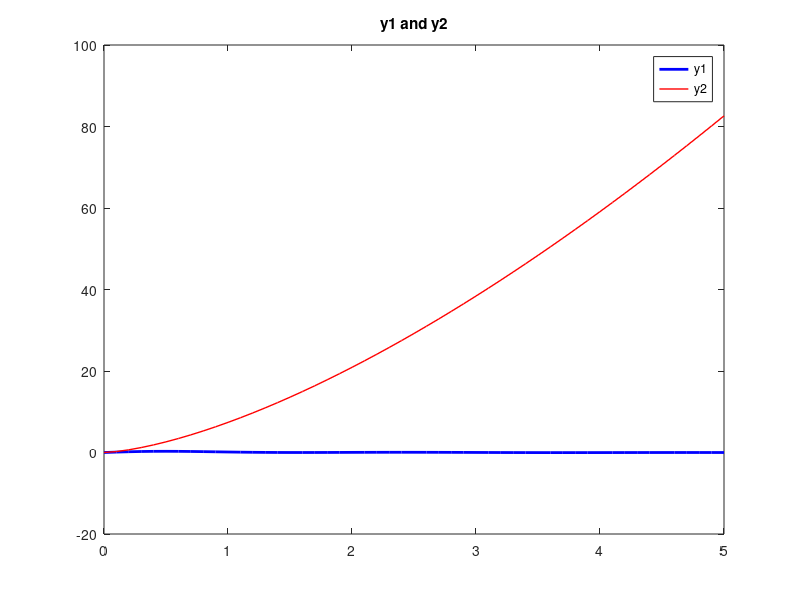
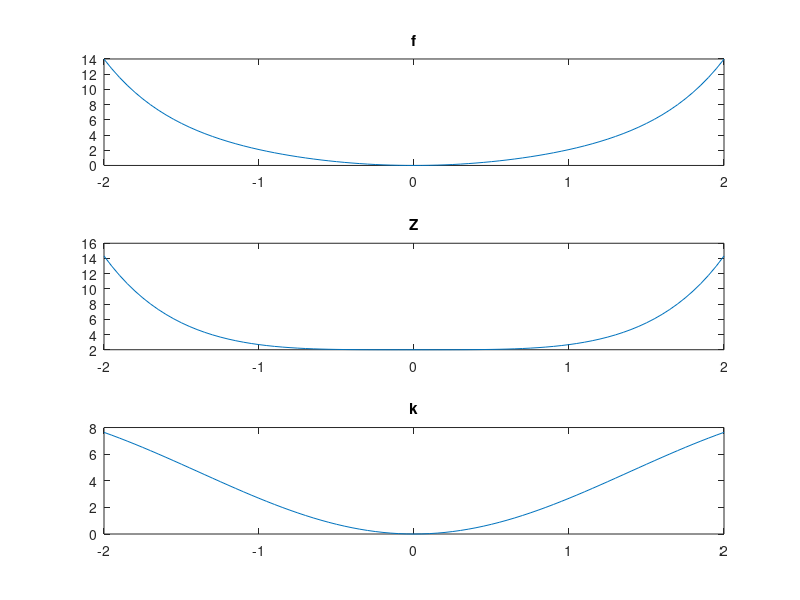
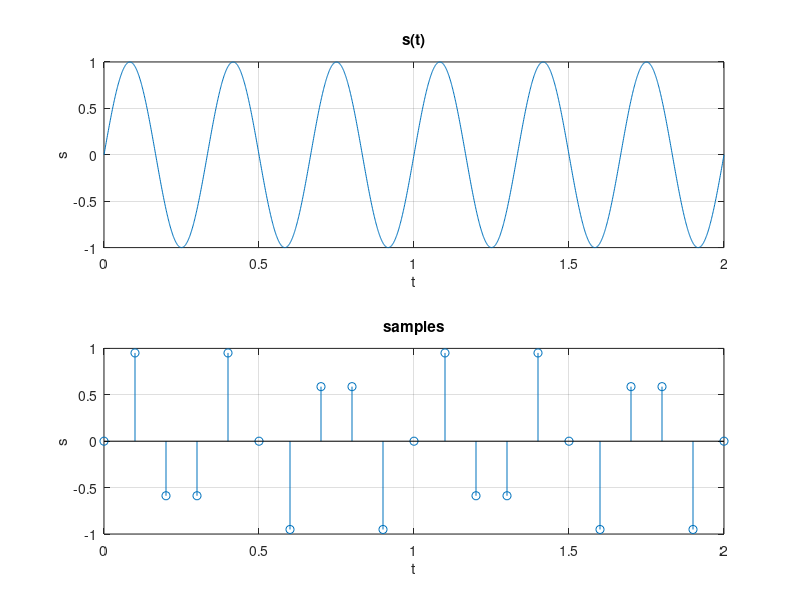

The MATLAB source for these figures, in order:
t = 0:0.1:5;
y1 = sin(t).*cos(t).^2./(t.^2+1);
y2 = sqrt(t.^3)*exp(2);
figure
plot(t,y1,'b','LineWidth',2)
hold on
plot(t,y2,'r','LineWidth',1)
legend('y1','y2')
title('y1 and y2')

x = -2:0.05:2;
f = sin(x).^2+sinh(x).^2;
Z = cos(x).^2+cosh(x).^2;
k = x.^2+2*x.*sin(x);
figure
subplot(3,1,1)
plot(x,f)
title('f')
subplot(3,1,2)
plot(x,Z)
title('Z')
subplot(3,1,3)
plot(x,k)
title('k')

t = 0:0.001:2;
s = sin(2*pi*3*t);
n = 0:0.1:2;
figure
subplot(2,1,1)
plot(t,s)
title('s(t)')
xlabel('t')
ylabel('s')
grid on
subplot(2,1,2)
stem(n,sin(2*pi*3*n))
title('samples')
xlabel('t')
ylabel('s')
grid on
